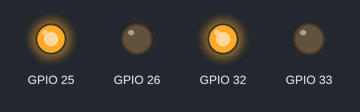
Simulated run of this sketch. Board: ESP32. Shown: output pins drawn as LEDs (lit = HIGH).

Above: at 0.5 s.
At 2.5 s:
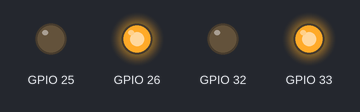
At 3.5 s:
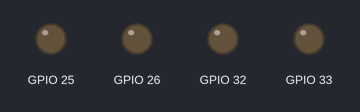
Timing chart, 0 to 5.2 s (numbered marks = the images above):
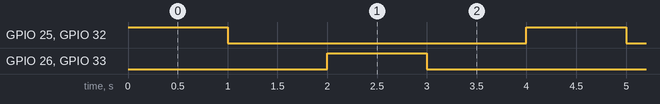

The sketch:

EVENODDledBlink.ino
```cpp
void setup() {
  // put your setup code here, to run once:
  pinMode(25,OUTPUT);
  pinMode(26,OUTPUT);
  pinMode(32,OUTPUT);
  pinMode(33,OUTPUT);
}

void loop() {
  // put your main code here, to run repeatedly:
  digitalWrite(25,HIGH);
  digitalWrite(32,HIGH);
  delay(1000);
  digitalWrite(25,LOW);
  digitalWrite(32,LOW);
  delay(1000);
  digitalWrite(26,HIGH);
  digitalWrite(33,HIGH);
  delay(1000);
  digitalWrite(26,LOW);
  digitalWrite(33,LOW);
  delay(1000);
}
```

Measured:
- by itself, GPIO 25, GPIO 26, GPIO 32, GPIO 33: alternates HIGH for 1.0 s and LOW for 3.0 s
- by itself, everything shown: repeats every 4.0 s, in 4 steps
